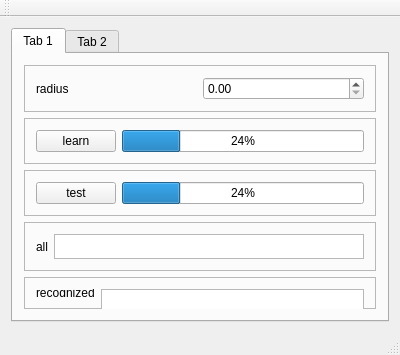
<?xml version="1.0" encoding="UTF-8"?>
<ui version="4.0">
 <class>NeuralNetworkWindow</class>
 <widget class="QMainWindow" name="NeuralNetworkWindow">
  <property name="geometry">
   <rect>
    <x>0</x>
    <y>0</y>
    <width>400</width>
    <height>355</height>
   </rect>
  </property>
  <property name="windowTitle">
   <string>NeuralNetworkWindow</string>
  </property>
  <widget class="QWidget" name="centralWidget">
   <layout class="QHBoxLayout" name="horizontalLayout_2">
    <item>
     <widget class="QTabWidget" name="tabWidget">
      <property name="currentIndex">
       <number>0</number>
      </property>
      <widget class="QWidget" name="tab">
       <attribute name="title">
        <string>Tab 1</string>
       </attribute>
       <layout class="QVBoxLayout" name="verticalLayout">
        <item>
         <widget class="QFrame" name="frame">
          <property name="frameShape">
           <enum>QFrame::StyledPanel</enum>
          </property>
          <property name="frameShadow">
           <enum>QFrame::Raised</enum>
          </property>
          <layout class="QHBoxLayout" name="horizontalLayout_3">
           <item>
            <widget class="QLabel" name="label">
             <property name="text">
              <string>radius</string>
             </property>
            </widget>
           </item>
           <item>
            <widget class="QDoubleSpinBox" name="dspRadius"/>
           </item>
          </layout>
         </widget>
        </item>
        <item>
         <widget class="QFrame" name="frame_5">
          <property name="frameShape">
           <enum>QFrame::StyledPanel</enum>
          </property>
          <property name="frameShadow">
           <enum>QFrame::Raised</enum>
          </property>
          <layout class="QHBoxLayout" name="horizontalLayout_6">
           <item>
            <widget class="QPushButton" name="bLearn">
             <property name="maximumSize">
              <size>
               <width>100</width>
               <height>16777215</height>
              </size>
             </property>
             <property name="text">
              <string>learn</string>
             </property>
            </widget>
           </item>
           <item>
            <widget class="QProgressBar" name="pbLearn">
             <property name="value">
              <number>24</number>
             </property>
            </widget>
           </item>
          </layout>
         </widget>
        </item>
        <item>
         <widget class="QFrame" name="frame_4">
          <property name="frameShape">
           <enum>QFrame::StyledPanel</enum>
          </property>
          <property name="frameShadow">
           <enum>QFrame::Raised</enum>
          </property>
          <layout class="QHBoxLayout" name="horizontalLayout_7">
           <item>
            <widget class="QPushButton" name="bTest">
             <property name="maximumSize">
              <size>
               <width>100</width>
               <height>16777215</height>
              </size>
             </property>
             <property name="text">
              <string>test</string>
             </property>
            </widget>
           </item>
           <item>
            <widget class="QProgressBar" name="pbTest">
             <property name="value">
              <number>24</number>
             </property>
            </widget>
           </item>
          </layout>
         </widget>
        </item>
        <item>
         <widget class="QFrame" name="frame_2">
          <property name="maximumSize">
           <size>
            <width>16777215</width>
            <height>50</height>
           </size>
          </property>
          <property name="frameShape">
           <enum>QFrame::StyledPanel</enum>
          </property>
          <property name="frameShadow">
           <enum>QFrame::Raised</enum>
          </property>
          <layout class="QHBoxLayout" name="horizontalLayout_4">
           <item>
            <widget class="QLabel" name="label_3">
             <property name="text">
              <string>all</string>
             </property>
            </widget>
           </item>
           <item>
            <widget class="QTextBrowser" name="tbAll">
             <property name="maximumSize">
              <size>
               <width>16777215</width>
               <height>25</height>
              </size>
             </property>
            </widget>
           </item>
          </layout>
         </widget>
        </item>
        <item>
         <widget class="QFrame" name="frame_3">
          <property name="minimumSize">
           <size>
            <width>0</width>
            <height>25</height>
           </size>
          </property>
          <property name="frameShape">
           <enum>QFrame::StyledPanel</enum>
          </property>
          <property name="frameShadow">
           <enum>QFrame::Raised</enum>
          </property>
          <layout class="QHBoxLayout" name="horizontalLayout_5">
           <item>
            <widget class="QLabel" name="label_2">
             <property name="text">
              <string>recognized</string>
             </property>
            </widget>
           </item>
           <item>
            <widget class="QTextBrowser" name="tbRecognized">
             <property name="minimumSize">
              <size>
               <width>0</width>
               <height>25</height>
              </size>
             </property>
            </widget>
           </item>
          </layout>
         </widget>
        </item>
       </layout>
      </widget>
      <widget class="QWidget" name="tab_2">
       <attribute name="title">
        <string>Tab 2</string>
       </attribute>
       <layout class="QHBoxLayout" name="horizontalLayout">
        <item>
         <widget class="QListWidget" name="lvObjects">
          <property name="maximumSize">
           <size>
            <width>150</width>
            <height>16777215</height>
           </size>
          </property>
         </widget>
        </item>
        <item>
         <widget class="QGraphicsView" name="gVGestures"/>
        </item>
       </layout>
      </widget>
     </widget>
    </item>
   </layout>
  </widget>
  <widget class="QMenuBar" name="menuBar">
   <property name="geometry">
    <rect>
     <x>0</x>
     <y>0</y>
     <width>400</width>
     <height>21</height>
    </rect>
   </property>
  </widget>
  <widget class="QToolBar" name="mainToolBar">
   <attribute name="toolBarArea">
    <enum>TopToolBarArea</enum>
   </attribute>
   <attribute name="toolBarBreak">
    <bool>false</bool>
   </attribute>
  </widget>
  <widget class="QStatusBar" name="statusBar"/>
 </widget>
 <layoutdefault spacing="6" margin="11"/>
 <resources/>
 <connections/>
</ui>
